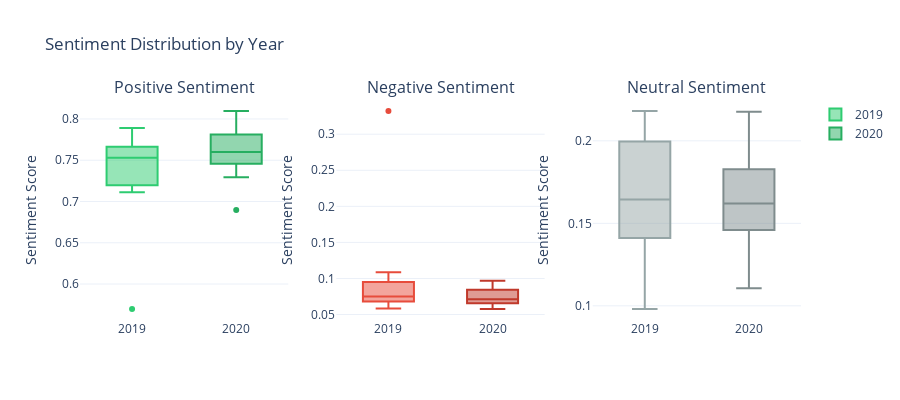

The notebook cell this image was saved under:
### Markdown cell above
## Year-over-Year Comparison

Comparing sentiment patterns between 2019 and 2020 using box plots to show distribution.

### Code cell
# Compare sentiment statistics by year
year_stats = sentiment_df.groupby('year').agg({
    'positive': ['mean', 'std', 'min', 'max'],
    'negative': ['mean', 'std', 'min', 'max'],
    'neutral': ['mean', 'std', 'min', 'max'],
    'speech_idx': 'count'
}).round(3)

print("Year-over-Year Sentiment Statistics:")
print("="*80)
print(year_stats)
print()

# Create box plots for sentiment distribution by year
fig = make_subplots(
    rows=1, cols=3,
    subplot_titles=('Positive Sentiment', 'Negative Sentiment', 'Neutral Sentiment')
)

for year in sentiment_df['year'].unique():
    year_data = sentiment_df[sentiment_df['year'] == year]
    
    fig.add_trace(
        go.Box(y=year_data['positive'], name=year, showlegend=True,
               marker_color='#2ecc71' if year == '2019' else '#27ae60'),
        row=1, col=1
    )
    fig.add_trace(
        go.Box(y=year_data['negative'], name=year, showlegend=False,
               marker_color='#e74c3c' if year == '2019' else '#c0392b'),
        row=1, col=2
    )
    fig.add_trace(
        go.Box(y=year_data['neutral'], name=year, showlegend=False,
               marker_color='#95a5a6' if year == '2019' else '#7f8c8d'),
        row=1, col=3
    )

fig.update_layout(
    title_text='Sentiment Distribution by Year',
    height=400,
    template='plotly_white',
    showlegend=True
)

fig.update_yaxes(title_text="Sentiment Score", row=1, col=1)
fig.update_yaxes(title_text="Sentiment Score", row=1, col=2)
fig.update_yaxes(title_text="Sentiment Score", row=1, col=3)

fig.show()

# Statistical comparison
print("\n📊 Key Insights:")
print("="*80)
for year in sorted(sentiment_df['year'].unique()):
    year_data = sentiment_df[sentiment_df['year'] == year]
    print(f"\n{year}:")
    print(f"  • Average Positive: {year_data['positive'].mean():.3f} (±{year_data['positive'].std():.3f})")
    print(f"  • Average Negative: {year_data['negative'].mean():.3f} (±{year_data['negative'].std():.3f})")
    print(f"  • Average Neutral:  {year_data['neutral'].mean():.3f} (±{year_data['neutral'].std():.3f})")
    print(f"  • Speeches: {len(year_data)}")

### Figure 1 — Plotly figure (JSON) as saved in the notebook; plotly's stock layout.template omitted (floating-point values rounded to 4 significant figures)
{"data": [{"marker": {"color": "#2ecc71"}, "name": "2019", "showlegend": true, "type": "box", "xaxis": "x", "y": [0.766, 0.716, 0.7333, 0.77, 0.7509, 0.5697, 0.7665, 0.7892, 0.7551, 0.7234, 0.762, 0.7112], "yaxis": "y"}, {"marker": {"color": "#e74c3c"}, "name": "2019", "showlegend": false, "type": "box", "xaxis": "x2", "y": [0.07576, 0.06597, 0.07347, 0.1076, 0.1087, 0.3322, 0.07595, 0.06922, 0.07433, 0.06705, 0.0583, 0.08268], "yaxis": "y2"}, {"marker": {"color": "#95a5a6"}, "name": "2019", "showlegend": false, "type": "box", "xaxis": "x3", "y": [0.1582, 0.2181, 0.1932, 0.1224, 0.1405, 0.09808, 0.1575, 0.1416, 0.1706, 0.2095, 0.1797, 0.2061], "yaxis": "y3"}, {"marker": {"color": "#27ae60"}, "name": "2020", "showlegend": true, "type": "box", "xaxis": "x", "y": [0.6898, 0.7549, 0.7809, 0.7982, 0.8097, 0.7843, 0.7295, 0.7492, 0.7602, 0.7603, 0.7954, 0.7702, 0.7881, 0.7448, 0.7351, 0.7554, 0.7599, 0.7814, 0.7528, 0.7467, 0.7364, 0.7783, 0.7453], "yaxis": "y"}, {"marker": {"color": "#c0392b"}, "name": "2020", "showlegend": false, "type": "box", "xaxis": "x2", "y": [0.09261, 0.07405, 0.06887, 0.06851, 0.07968, 0.07132, 0.06565, 0.05785, 0.07776, 0.07021, 0.05767, 0.07011, 0.0663, 0.09681, 0.06543, 0.08255, 0.08554, 0.07552, 0.06109, 0.08498, 0.09077, 0.08663, 0.05942], "yaxis": "y2"}, {"marker": {"color": "#7f8c8d"}, "name": "2020", "showlegend": false, "type": "box", "xaxis": "x3", "y": [0.2175, 0.171, 0.1502, 0.1332, 0.1107, 0.1444, 0.2048, 0.193, 0.162, 0.1695, 0.1469, 0.1597, 0.1456, 0.1584, 0.1994, 0.162, 0.1545, 0.1431, 0.1861, 0.1684, 0.1728, 0.1351, 0.1953], "yaxis": "y3"}], "layout": {"annotations": [{"font": {"size": 16}, "showarrow": false, "text": "Positive Sentiment", "x": 0.1444, "xanchor": "center", "xref": "paper", "y": 1, "yanchor": "bottom", "yref": "paper"}, {"font": {"size": 16}, "showarrow": false, "text": "Negative Sentiment", "x": 0.5, "xanchor": "center", "xref": "paper", "y": 1, "yanchor": "bottom", "yref": "paper"}, {"font": {"size": 16}, "showarrow": false, "text": "Neutral Sentiment", "x": 0.8556, "xanchor": "center", "xref": "paper", "y": 1, "yanchor": "bottom", "yref": "paper"}], "height": 400, "showlegend": true, "title": {"text": "Sentiment Distribution by Year"}, "xaxis": {"anchor": "y", "domain": [0, 0.2889]}, "xaxis2": {"anchor": "y2", "domain": [0.3556, 0.6444]}, "xaxis3": {"anchor": "y3", "domain": [0.7111, 1]}, "yaxis": {"anchor": "x", "domain": [0, 1], "title": {"text": "Sentiment Score"}}, "yaxis2": {"anchor": "x2", "domain": [0, 1], "title": {"text": "Sentiment Score"}}, "yaxis3": {"anchor": "x3", "domain": [0, 1], "title": {"text": "Sentiment Score"}}}}
